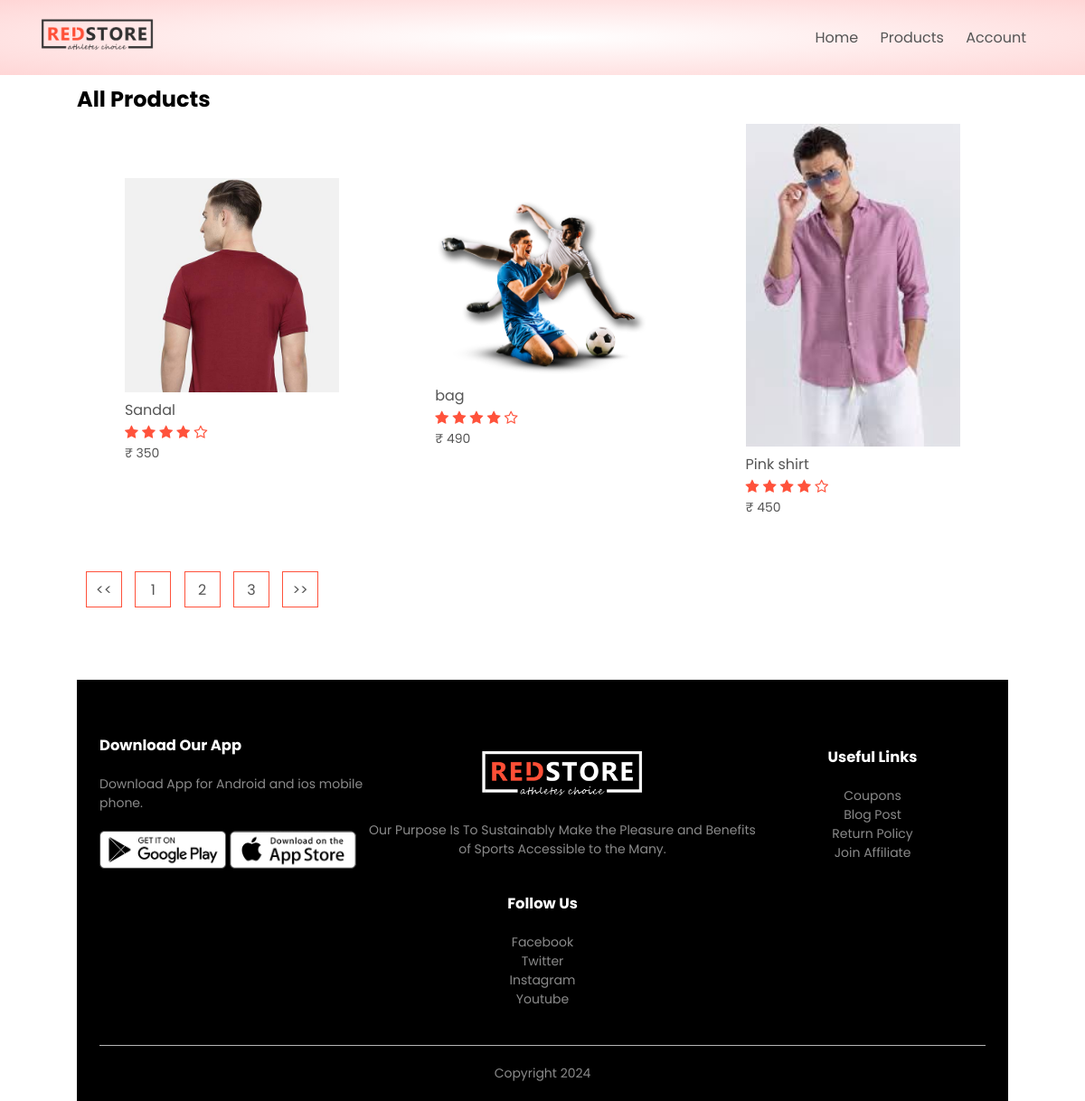
The page /product_list?page=2 on the database its author committed.
### products/models.py (models this page shows, shortened)
class Product(models.Model):
    LIVE=1
    DELETE=0
    DELETE_CHOICES=((LIVE,'Live'),(DELETE,'Delete'))
    title=models.CharField(max_length=300)
    price=models.IntegerField()
    description=models.TextField()
    image=models.ImageField(upload_to='media/')
    priority=models.IntegerField(default=0)
    delete_status=models.IntegerField(choices=DELETE_CHOICES,default=LIVE)
    created_at=models.DateTimeField(auto_now_add=True)
    updated_at=models.DateTimeField(auto_now=True)

### products/views.py (the view)
# urls.py: path('product_list',views.list_products,name='list_product'),
def list_products(request):
    page=1
    if request.GET:
        page=request.GET.get('page',1)
    products = Product.objects.order_by('priority')
    product_paginator=Paginator(products,3)
    products=product_paginator.get_page(page)
    return render(request, 'products.html', {'products': products})

### products/templatetags/chunks.py (called while the page is built)
@register.filter(name='chunks')
def chunks(list_data,chunk_size):
    chunk=[]
    i=0
    for data in list_data:
        chunk.append(data)
        i=i+1
        if i==chunk_size:
            yield chunk
            i=0
            chunk=[]
    if chunk:
        yield chunk

### templates/products.html
{% extends 'blank_layout.html' %}
 {% block content %}
 {% include 'product_list.html'%}
 {% endblock content %}

### templates/product_list.html (shortened to what this page needs)
{% load static %}
{% load chunks %}
<div class="small-container">
    <div class="row row-2">
        <h2>All Products</h2>
    </div>
{% if products %}
    {% for product_chunks in products|chunks:4 %}
        <div class="row">
            {% for product in product_chunks %}
                <div class="col-4">
                    <a href="{% url 'detail_product' product.id %}"> <img src="{{ product.image.url }}"> </a>
                    <h4>{{ product.title }}</h4>
                    <div class="rating">
                        <i class="fa fa-star"></i>
                        <i class="fa fa-star"></i>
                        <i class="fa fa-star"></i>
                        <i class="fa fa-star"></i>
                        <i class="fa fa-star-o"></i>
                    </div>
                    <p>₹ {{ product.price }}</p>
                </div>
            {% endfor %}
        </div>
    {% endfor %}
    <div class="page-btn">
        {% if products.has_previous %}
        <a href="?page={{ products.previous_page_number }}"><span><<</span></a>
        {% endif %}
        {% for i in products.paginator.page_range %}
        <a href="?page={{i}}"><span>{{i}}</span></a>
        {% endfor %}
        {% if products.has_next %}
        <a href="?page={{ products.next_page_number }}"><span>>></span></a>
        {% endif %}
    </div>
{% else %}
    <p>No products available</p>
{% endif %}

### static/css/style.css (style rules this page uses)
* { margin: 0; padding: 0; box-sizing: border-box; }
body { font-family: 'Poppins', sans-serif; }
a { text-decoration: none; color: #555; }
p { color: #555; }
.row { display: flex; align-items: center; flex-wrap: wrap; justify-content: space-around; }
.small-container { max-width: 1080px; margin: auto; padding-left: 25px; padding-right: 25px; }
.col-4 { flex-basis: 25%; padding: 10px; min-width: 200px; margin-bottom: 50px; transition: transform 0.5s; }
.col-4 img { width: 100%; }
h4 { color: #555; font-weight: normal; }
.col-4 p { font-size: 14px; }
.rating .fa { color: #ff523b; }
.row-2 { justify-content: space-between; margin: 9px auto 0px; }
.page-btn { margin: 0 auto 80px; }
.page-btn span { display: inline-block; border: 1px solid #ff523b; margin-left: 10px; width: 40px; height: 40px; text-align: center; line-height: 40px; cursor: pointer; }

### rows shown on the page
Product: image (picture), title "Sandal", price "350"
Product: image (picture), title "bag", price "490"
Product: image (picture), title "Pink shirt", price "450"

### other values the page prints
{{ i }} "1" "2" "3"
